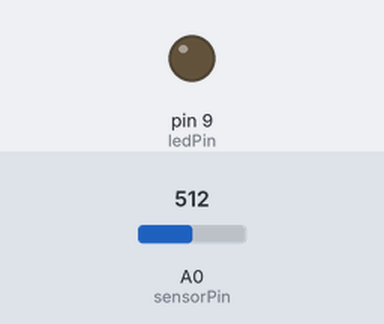
A sketch run on a simulated Arduino Uno, built with avr-gcc and run on an emulated ATmega328P. Shown: output pins drawn as LEDs (lit = HIGH). The inputs (shaded band) are chosen by the test bench; at power-on: A0 (sensorPin) = 512.

Above: at 1.2 s.
1.3 s: A0 (sensorPin) set to 520
At 2.5 s:
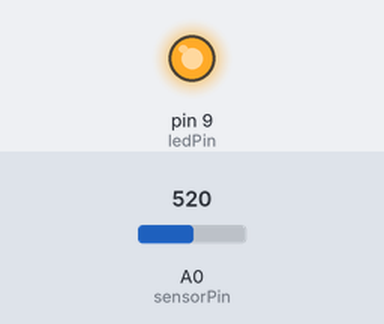
2.8 s: A0 (sensorPin) set to 511
At 3.9 s:
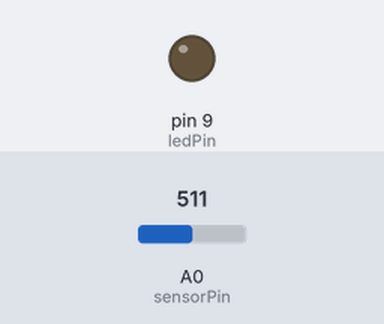
4.3 s: A0 (sensorPin) set to 716
At 5.0 s:
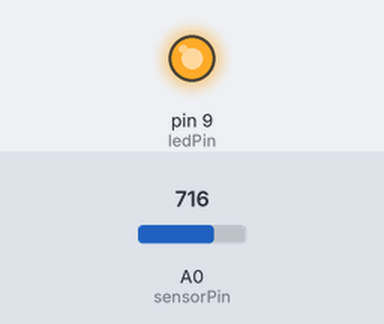
Timing chart, 0 to 7.3 s (numbered marks = the images above; inputs shaded):
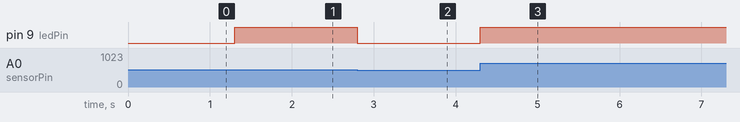

The sketch:

_3_DarknessDetector.pde
```cpp
// (licence header left out)
// constants won't change. They're used here to
// set pin numbers:
const int sensorPin = A0;     // the number of the pushbutton pin
const int ledPin =  9;      // the number of the LED pin

/* Output intensity */
int intensity = 0;

/*
  Maximum value measured so far
  Start it low so any reading updates it.
*/
int max_measured = -1;

/*
  Minimum value measured so far.
  Start it high so any reading updates it.
*/
int min_measured = 1024;

void setup() {
  // initialize the LED pin as an output:
  pinMode(ledPin, OUTPUT);
  // initialize the photocell pin as an input:
  pinMode(sensorPin, INPUT);
}

void loop(){

  /* Read the current value from the photocell. */
  int measured_value = analogRead(sensorPin);

  /* If the current reading is less than the current minimum, update the minimum. */
  if(measured_value < min_measured)
    min_measured = measured_value;

  /* If the current reading is greater than the current maximum, update the maxiumum. */
  if(measured_value > max_measured)
    max_measured = measured_value;

  /*
    Explanation of the auto-detection calculation:

    On each pass through the loop function, we update the min_measured and
    max_measured variables if our measured reading is outside of the range we've
    seen so far.

    Our current reading will always be in the range [min,max]. (The square brackets
    mean that our current reading can be equal to one or the other.)

    We want to set our output intensity so that when our 'measured_value' reading is equal to the
    minimum, our output intensity is 0, and if our reading is equal to the max, our output is intensity
    is 255 (the maximum for PWM).

    All four of the variables can be visualized as follows:

                        min               measured_value             max
    Input      0        200                    575                   900        1023
               |---------[----------------------*---------------------]-----------|
    Output               0                     136                   255
                                            intensity

    To do this conversion, we use some fancy C casting.  The way this gets evaluated is as follows:

    intensity = 255 * (float)(575 - 200)/(900-200);

    Step 1: Evaluate everything inside parens

    intensity = 255 * (float)375/700

    Step 2: Do the cast (we do this so that we do floating point math, instead of integer math, which just discards decimals)

    intensity = 255 * 375.0f / 700

    Step 4: Evaluate the multiplication and division in left to right order.  This is a two step-process, with two implicit type
            conversions.

    Step 4a: 255 is cast to a float since it is multiplied by a float.

    intensity = 95625.0f / 700

    Step 4b: 95625.0f is cast to an integer because it is being divided by an integer.

    intensity = 136


  */
  intensity = 255 * (float)(measured_value-min_measured)/(max_measured-min_measured);

  /* Set the output to the intensity we just calculated */
  analogWrite(ledPin, intensity);

}
```

Measured:
- the behaviour switches between 512 and 513 on A0 (sensorPin) (found by bisection; images 0 and 1)
- after the input at 1.3 s, pin 9 (ledPin): LOW → HIGH at once
- after the input at 2.8 s, pin 9 (ledPin): HIGH → LOW at once
- after the input at 4.3 s, pin 9 (ledPin): LOW → HIGH at once
